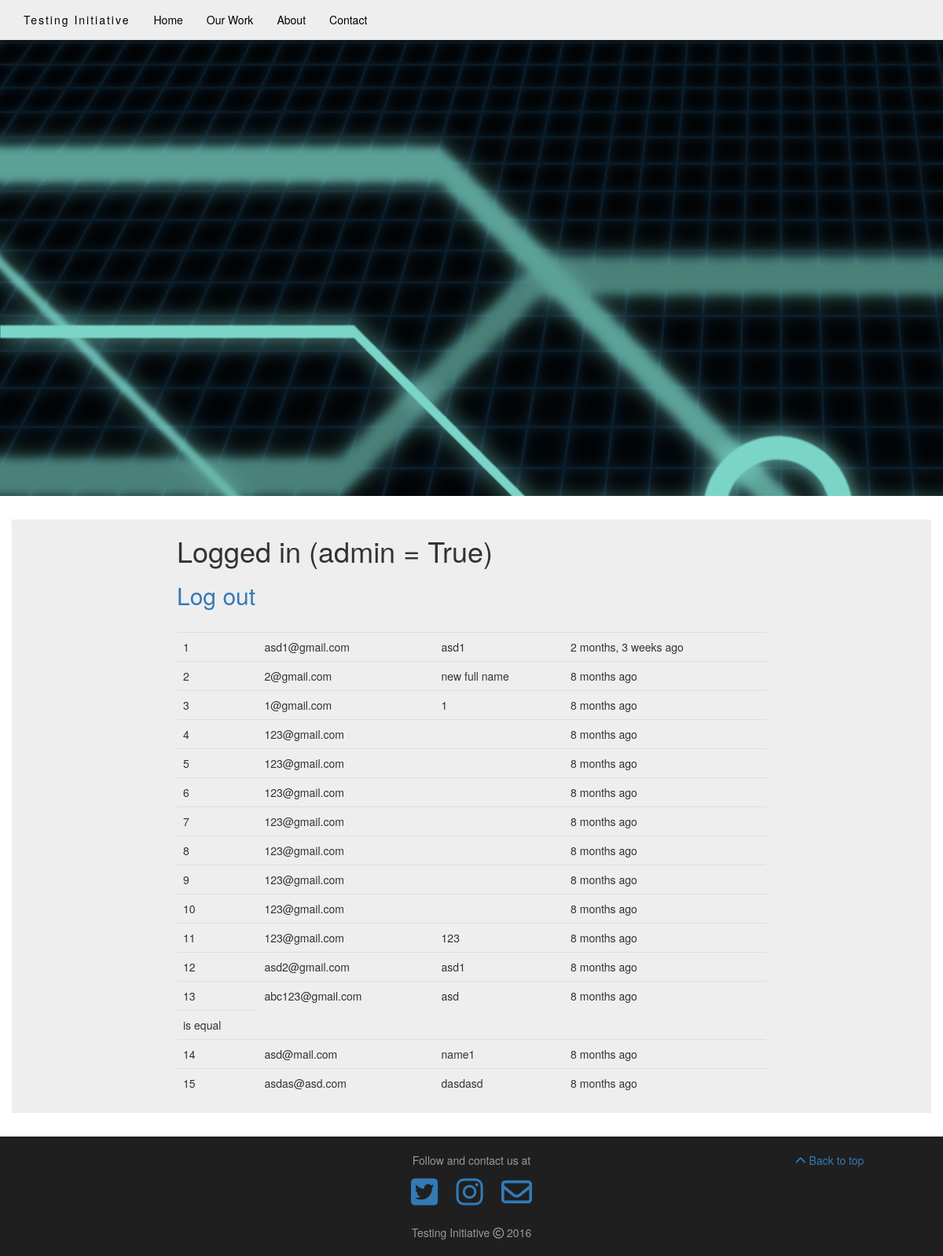
The app's page /home/ (signed in) with its own data.
### newsletter/models.py (models this page shows)
class SignUp(models.Model):
    email = models.EmailField()
    full_name = models.CharField(max_length=100, blank=True, null=True)
    timestamp = models.DateTimeField(auto_now_add=True, auto_now=False)
    updated = models.DateTimeField(auto_now_add=False, auto_now=True)
    def __str__(self):
        return self.email

### newsletter/views.py (the view, shortened to what this page needs)
# urls.py: url(r'^home/', newsletter_views.home, name='home'),
def home(request):
    title = "Enter your name and email to receive updates"
    if request.user.is_authenticated():
        title = "101 %s" %(request.user)
    form = SignUpForm(request.POST or None)
    context = {
        "title": title,
        "form": form,
    }
    if request.user.is_authenticated() and request.user.is_staff:
        queryset = SignUp.objects.all().order_by('-timestamp')#.filter(full_name__icontains="asd")
        context={
            "queryset": queryset
        }
    return render(request, "home.html", context)

### templates/home.html (shortened to what this page needs)
{% extends "base.html" %}
{% load crispy_forms_tags %}
{% load staticfiles %}
{% block jumbotron %}
<div class="jumbotron" style="background-image: url('{% static "img/bg4.jpg" %}');">
<div class="container">
<div class="row">
{% if request.user.is_authenticated %}
    <div class='col-sm-12'>
        <center>
            {% if request.user.is_staff %}
            <iframe src="https://www.tumblr.com/video/nikkidiamond69/143032344281/700/" allowfullscreen="" mozallowfullscreen="" webkitallowfullscreen="" frameborder="0" height="480" width="800"></iframe>
            {% else %}
            <iframe width="800" height="450" src="https://www.youtube.com/embed/fAFP0IoMfsA" frameborder="0" allowfullscreen></iframe>
            {% endif %}
        </center>
        </div>
        {% else %}
        <div class='col-sm-6'>
        <center>
            <iframe width="420" height="315" src="https://www.youtube.com/embed/NHIykko3Up8" frameborder="0" allowfullscreen></iframe>
        </center>
        </div>
    {% endif %}
</div>
</div>
</div>
{% endblock %}
{% block content %}
{% if request.user.is_authenticated %}
<div class="row" style="background: #eeeeee; margin-top:30px; margin-bottom:30px;">
    <div class="col-sm-8 col-sm-offset-2">
        <h1>Logged in (admin = {{ request.user.is_staff }})</h1>
        <h2><a href="{% url 'auth_logout' %}">Log out</a></h2></br>
        {% if queryset %}
        <table class='table'>
        {% for instance in queryset %}
            <tr><td>{{ forloop.counter }}</td><td>{{ instance }}</td><td>{{ instance.full_name }}</td><td>{{ instance.timestamp|timesince }} ago</td></tr>
            {% if instance.email == "abc123@gmail.com" %}
            <tr><td>is equal</td></tr>
            {% endif %}
        {% endfor %}
        </table>
        {% else %}
        <table class='table'>
        user content
        </table>
        {% endif %}
    </div>
</div>
{% endif %}
{% endblock %}

### templates/base.html (shortened to what this page needs)
{% load staticfiles %}
<!DOCTYPE html>
<html lang="en">
  <head>
    {% include 'head_css.html' %}
  </head>
  <body style="background-color: #ffffff;";>
{% include 'navbar.html' %}
    {% block jumbotron %}{% endblock %}
    <div class="container">
    {% block content %}
    {% endblock %}
    </div>
  </body>
    <footer style="background-color: #1f1f1f; border-color: #aaaaaa; color:#999999; padding:20px; font-size: 14px;">
        <div class="row">
            <div class="col-xs-2">
            </div>
            <div class="col-xs-8">
                <center>
                    Follow and contact us at
                    <pre style="background-color: #1f1f1f; border-color: #1f1f1f; color:#999999; padding:10px"><a href="#"><i class="fa fa-twitter-square fa-3x" aria-hidden="true"></i></a>   <a href="#"><i class="fa fa-instagram fa-3x" aria-hidden="true"></i></a>   <a href="{% url 'contact' %}"><i class="fa fa-envelope-o fa-3x" aria-hidden="true"></i></a></pre>
                    Testing Initiative <i class="fa fa-copyright" aria-hidden="true"></i> 2016
                </center>
            </div>
            <div class="col-xs-2">
                    <a href="#"><i class="fa fa-chevron-up" aria-hidden="true"></i> Back to top</a>
            </div>
        </div>
    </footer>
</html>

### templates/head_css.html (shortened to what this page needs)
{% load staticfiles %}
<link href="{% static 'css/bootstrap.css' %}" rel="stylesheet">
<link href="{% static 'css/bootstrap.min.css' %}" rel="stylesheet">
<link href="{% static 'css/ie10-viewport-bug-workaround.css' %}" rel="stylesheet">
<link href="{% static 'css/navbar-static-top.css' %}" rel="stylesheet">
<link href="{% static 'css/carousel.css' %}" rel="stylesheet">
<link href="{% static 'css/custom.css' %}" rel="stylesheet">

### templates/navbar.html (shortened to what this page needs)
{% load staticfiles %}
    <nav class="navbar navbar-default navbar-static-top">
      <div class="container">
        <div class="navbar-header">
          <a class="navbar-brand" href="{% url 'cover' %}">Testing Initiative</a>
        </div>
        <div id="navbar" class="navbar-collapse collapse">
          <ul class="nav navbar-nav">
            <li><a href="{% url 'home' %}">Home</a></li>
            <li><a href="{% url 'work' %}">Our Work</a></li>
            <li><a href="{% url 'about' %}">About</a></li>
            <li><a href="{% url 'contact' %}">Contact</a></li>
          </ul>
        </div>
      </div>
    </nav>

### templates/javascript.html (shortened to what this page needs)
{% load staticfiles %}

### static0/local_static/css/navbar-static-top.css (style rules this page uses)
body { min-height: 720px; }
.navbar-static-top { margin-bottom: 19px; background-color: #eeeeee; border-color: #dddddd; padding: 0px; }
.navbar-default .navbar-brand { color: #000000; font-size: 14px; letter-spacing: 2px; }
.navbar-default .navbar-nav>li>a { color: #000000; font-size: 14px; }

### records on screen
SignUp: email "asd1@gmail.com", full_name "asd1", timestamp "2 months, 3 weeks"
SignUp: email "2@gmail.com", full_name "new full name", timestamp "8 months"
SignUp: email "1@gmail.com", full_name "1", timestamp "8 months"
SignUp: email "123@gmail.com", timestamp "8 months"
SignUp: email "123@gmail.com", timestamp "8 months"
SignUp: email "123@gmail.com", timestamp "8 months"
SignUp: email "123@gmail.com", timestamp "8 months"
SignUp: email "123@gmail.com", timestamp "8 months"
SignUp: email "123@gmail.com", timestamp "8 months"
SignUp: email "123@gmail.com", timestamp "8 months"
SignUp: email "123@gmail.com", full_name "123", timestamp "8 months"
SignUp: email "asd2@gmail.com", full_name "asd1", timestamp "8 months"
SignUp: email "abc123@gmail.com", full_name "asd", timestamp "8 months", shows "is equal"
SignUp: email "asd@mail.com", full_name "name1", timestamp "8 months"
SignUp: email "asdas@asd.com", full_name "dasdasd", timestamp "8 months"

### other values on screen
{{ request.user.is_staff }} "True"
